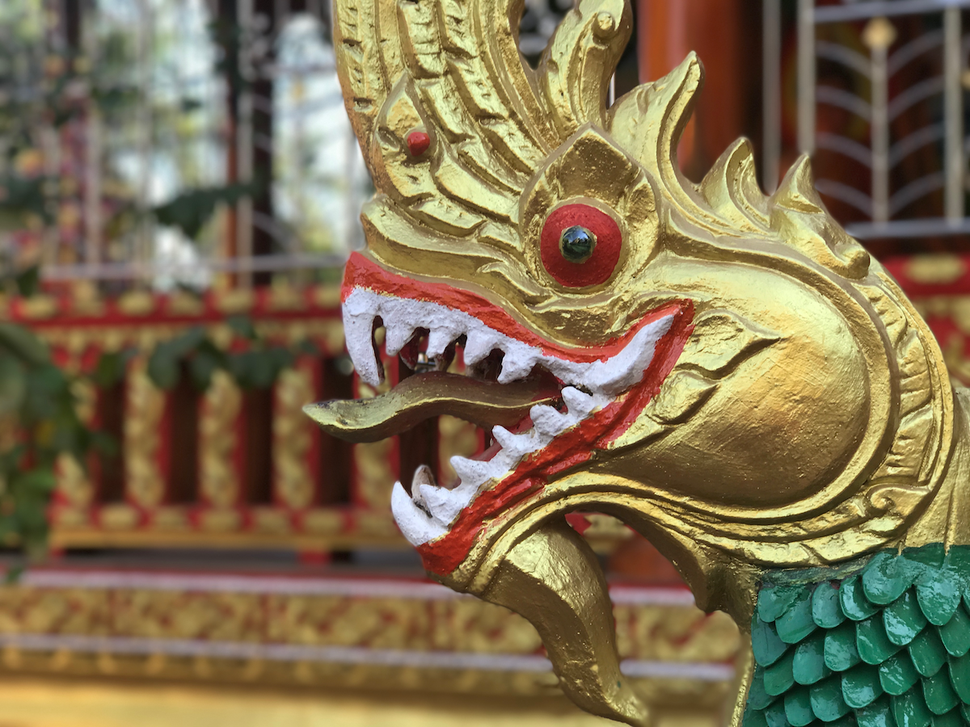
#> input picture Kursmaterialien/Abschnitt 42 - Anwendungsbeispiel KMeans/dragon.png, 970 x 727 px, shrunk from 1200 x 900 before the run
$ jupyter execute 'Exkurs Skimage.ipynb'   (shell and % lines are left out)
#> lines starting #> are read from the running program, lines starting #| are printed output that depends on the picture; after the words box and inside, x2 and y2 are one past the last pixel; in counts of white or black regions, pixels touching at a corner belong together
# Exkurs: Skimage

[cell 1]
from skimage import io, exposure

image = io.imread("./dragon.png")
#> image is the input picture: shape (727, 970, 4); mean R, G, B, A 126.9, 110.7, 80.6, 255
io.imshow(image)

[cell 2]
image[:, :, :3].shape
#> Out = (727, 970, 3)

[cell 3]
image_without_alpha = image[:, :, :3]
image_brighter = image_without_alpha + 40
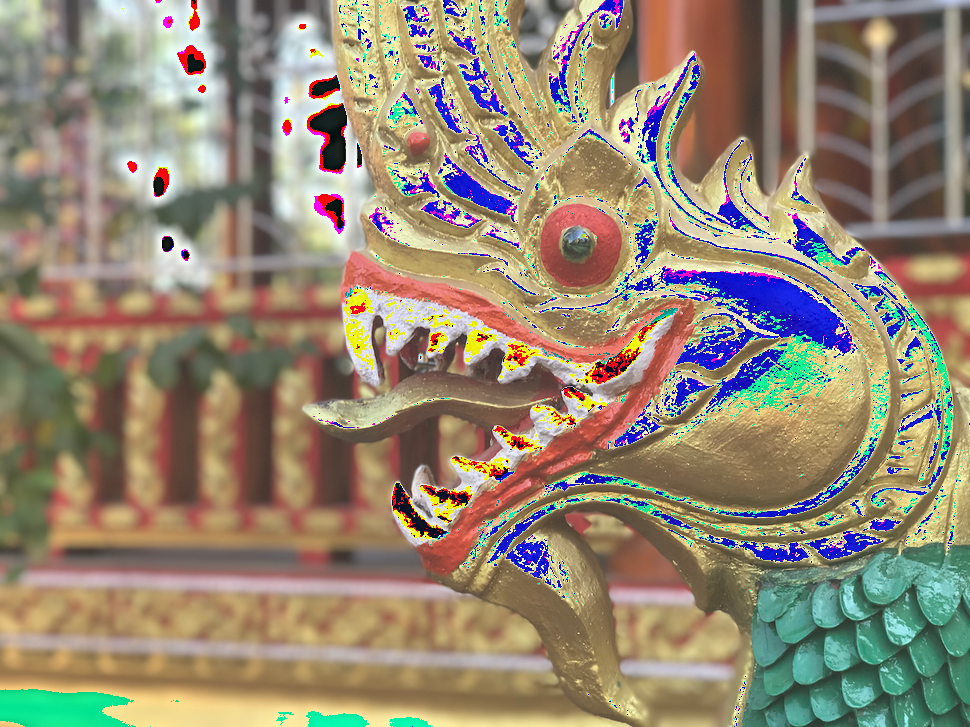
#> image_brighter: shape (727, 970, 3); mean R, G, B 148.6, 135.7, 115.7
# 0 - 255      230 + 40 = 15

image_brighter[image_brighter < image_without_alpha] = 255
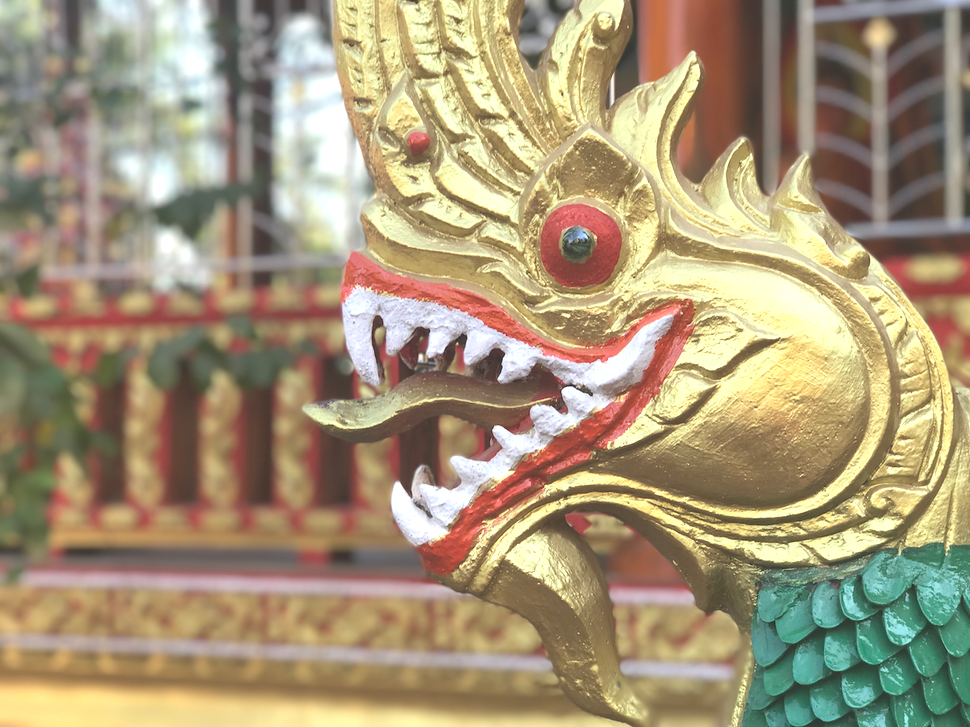
#> image_brighter: shape (727, 970, 3); 8.9% of pixels changed, all inside (x1, y1, x2, y2) = (0, 0, 970, 727)

io.imshow(image_brighter)
